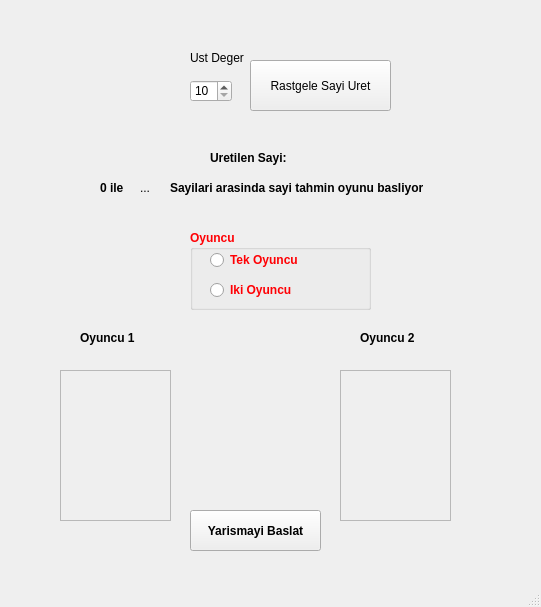
<?xml version="1.0" encoding="UTF-8"?>
<ui version="4.0">
 <class>MainWindow</class>
 <widget class="QMainWindow" name="MainWindow">
  <property name="geometry">
   <rect>
    <x>0</x>
    <y>0</y>
    <width>541</width>
    <height>607</height>
   </rect>
  </property>
  <property name="windowTitle">
   <string>MainWindow</string>
  </property>
  <widget class="QWidget" name="centralwidget">
   <widget class="QSpinBox" name="spinBox">
    <property name="geometry">
     <rect>
      <x>190</x>
      <y>80</y>
      <width>42</width>
      <height>22</height>
     </rect>
    </property>
    <property name="minimum">
     <number>10</number>
    </property>
    <property name="maximum">
     <number>1000</number>
    </property>
   </widget>
   <widget class="QPushButton" name="btn_rastgele">
    <property name="geometry">
     <rect>
      <x>250</x>
      <y>60</y>
      <width>141</width>
      <height>51</height>
     </rect>
    </property>
    <property name="text">
     <string>Rastgele Sayi Uret</string>
    </property>
   </widget>
   <widget class="QLabel" name="label">
    <property name="geometry">
     <rect>
      <x>190</x>
      <y>50</y>
      <width>55</width>
      <height>16</height>
     </rect>
    </property>
    <property name="text">
     <string>Ust Deger</string>
    </property>
   </widget>
   <widget class="QLabel" name="label_2">
    <property name="geometry">
     <rect>
      <x>210</x>
      <y>150</y>
      <width>91</width>
      <height>16</height>
     </rect>
    </property>
    <property name="font">
     <font>
      <weight>75</weight>
      <bold>true</bold>
     </font>
    </property>
    <property name="text">
     <string>Uretilen Sayi:</string>
    </property>
   </widget>
   <widget class="QLabel" name="label_3">
    <property name="geometry">
     <rect>
      <x>100</x>
      <y>180</y>
      <width>31</width>
      <height>16</height>
     </rect>
    </property>
    <property name="font">
     <font>
      <weight>75</weight>
      <bold>true</bold>
     </font>
    </property>
    <property name="text">
     <string>0 ile</string>
    </property>
   </widget>
   <widget class="QLabel" name="lbl_sinir">
    <property name="geometry">
     <rect>
      <x>140</x>
      <y>180</y>
      <width>31</width>
      <height>16</height>
     </rect>
    </property>
    <property name="text">
     <string>...</string>
    </property>
   </widget>
   <widget class="QLabel" name="label_5">
    <property name="geometry">
     <rect>
      <x>170</x>
      <y>180</y>
      <width>291</width>
      <height>16</height>
     </rect>
    </property>
    <property name="font">
     <font>
      <weight>75</weight>
      <bold>true</bold>
     </font>
    </property>
    <property name="text">
     <string>Sayilari arasinda sayi tahmin oyunu basliyor</string>
    </property>
   </widget>
   <widget class="QGroupBox" name="groupBox">
    <property name="geometry">
     <rect>
      <x>190</x>
      <y>230</y>
      <width>181</width>
      <height>80</height>
     </rect>
    </property>
    <property name="palette">
     <palette>
      <active>
       <colorrole role="WindowText">
        <brush brushstyle="SolidPattern">
         <color alpha="255">
          <red>255</red>
          <green>0</green>
          <blue>4</blue>
         </color>
        </brush>
       </colorrole>
       <colorrole role="Text">
        <brush brushstyle="SolidPattern">
         <color alpha="255">
          <red>0</red>
          <green>0</green>
          <blue>0</blue>
         </color>
        </brush>
       </colorrole>
       <colorrole role="PlaceholderText">
        <brush brushstyle="SolidPattern">
         <color alpha="128">
          <red>255</red>
          <green>0</green>
          <blue>4</blue>
         </color>
        </brush>
       </colorrole>
      </active>
      <inactive>
       <colorrole role="WindowText">
        <brush brushstyle="SolidPattern">
         <color alpha="255">
          <red>255</red>
          <green>0</green>
          <blue>4</blue>
         </color>
        </brush>
       </colorrole>
       <colorrole role="Text">
        <brush brushstyle="SolidPattern">
         <color alpha="255">
          <red>0</red>
          <green>0</green>
          <blue>0</blue>
         </color>
        </brush>
       </colorrole>
       <colorrole role="PlaceholderText">
        <brush brushstyle="SolidPattern">
         <color alpha="128">
          <red>255</red>
          <green>0</green>
          <blue>4</blue>
         </color>
        </brush>
       </colorrole>
      </inactive>
      <disabled>
       <colorrole role="WindowText">
        <brush brushstyle="SolidPattern">
         <color alpha="255">
          <red>120</red>
          <green>120</green>
          <blue>120</blue>
         </color>
        </brush>
       </colorrole>
       <colorrole role="Text">
        <brush brushstyle="SolidPattern">
         <color alpha="255">
          <red>120</red>
          <green>120</green>
          <blue>120</blue>
         </color>
        </brush>
       </colorrole>
       <colorrole role="PlaceholderText">
        <brush brushstyle="SolidPattern">
         <color alpha="128">
          <red>0</red>
          <green>0</green>
          <blue>0</blue>
         </color>
        </brush>
       </colorrole>
      </disabled>
     </palette>
    </property>
    <property name="font">
     <font>
      <weight>75</weight>
      <bold>true</bold>
     </font>
    </property>
    <property name="title">
     <string>Oyuncu</string>
    </property>
    <widget class="QRadioButton" name="rbtn_bir">
     <property name="geometry">
      <rect>
       <x>20</x>
       <y>20</y>
       <width>121</width>
       <height>20</height>
      </rect>
     </property>
     <property name="text">
      <string>Tek Oyuncu</string>
     </property>
    </widget>
    <widget class="QRadioButton" name="rbtn_iki">
     <property name="geometry">
      <rect>
       <x>20</x>
       <y>50</y>
       <width>95</width>
       <height>20</height>
      </rect>
     </property>
     <property name="text">
      <string>Iki Oyuncu</string>
     </property>
    </widget>
   </widget>
   <widget class="QLabel" name="label_4">
    <property name="geometry">
     <rect>
      <x>80</x>
      <y>330</y>
      <width>91</width>
      <height>16</height>
     </rect>
    </property>
    <property name="font">
     <font>
      <weight>75</weight>
      <bold>true</bold>
     </font>
    </property>
    <property name="text">
     <string>Oyuncu 1</string>
    </property>
   </widget>
   <widget class="QListWidget" name="list_bir">
    <property name="enabled">
     <bool>false</bool>
    </property>
    <property name="geometry">
     <rect>
      <x>60</x>
      <y>370</y>
      <width>111</width>
      <height>151</height>
     </rect>
    </property>
   </widget>
   <widget class="QListWidget" name="list_iki">
    <property name="enabled">
     <bool>false</bool>
    </property>
    <property name="geometry">
     <rect>
      <x>340</x>
      <y>370</y>
      <width>111</width>
      <height>151</height>
     </rect>
    </property>
   </widget>
   <widget class="QLabel" name="label_6">
    <property name="geometry">
     <rect>
      <x>360</x>
      <y>330</y>
      <width>91</width>
      <height>16</height>
     </rect>
    </property>
    <property name="font">
     <font>
      <weight>75</weight>
      <bold>true</bold>
     </font>
    </property>
    <property name="text">
     <string>Oyuncu 2</string>
    </property>
   </widget>
   <widget class="QPushButton" name="btn_yarisma">
    <property name="geometry">
     <rect>
      <x>190</x>
      <y>510</y>
      <width>131</width>
      <height>41</height>
     </rect>
    </property>
    <property name="font">
     <font>
      <weight>75</weight>
      <bold>true</bold>
     </font>
    </property>
    <property name="text">
     <string>Yarismayi Baslat</string>
    </property>
   </widget>
  </widget>
  <widget class="QMenuBar" name="menubar">
   <property name="geometry">
    <rect>
     <x>0</x>
     <y>0</y>
     <width>541</width>
     <height>26</height>
    </rect>
   </property>
  </widget>
  <widget class="QStatusBar" name="statusbar"/>
 </widget>
 <resources/>
 <connections/>
</ui>
